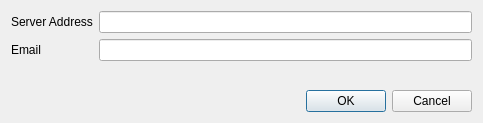
<?xml version="1.0" encoding="UTF-8"?>
<ui version="4.0">
 <class>AccountSettingsDialog</class>
 <widget class="QDialog" name="AccountSettingsDialog">
  <property name="geometry">
   <rect>
    <x>0</x>
    <y>0</y>
    <width>483</width>
    <height>123</height>
   </rect>
  </property>
  <property name="windowTitle">
   <string>Dialog</string>
  </property>
  <layout class="QVBoxLayout" name="verticalLayout">
   <item>
    <layout class="QFormLayout" name="formLayout">
     <item row="0" column="0">
      <widget class="QLabel" name="label">
       <property name="text">
        <string>Server Address</string>
       </property>
      </widget>
     </item>
     <item row="0" column="1">
      <widget class="QLineEdit" name="mServerAddr"/>
     </item>
     <item row="1" column="0">
      <widget class="QLabel" name="label_2">
       <property name="text">
        <string>Email</string>
       </property>
      </widget>
     </item>
     <item row="1" column="1">
      <widget class="QLineEdit" name="mUsername"/>
     </item>
    </layout>
   </item>
   <item>
    <layout class="QHBoxLayout" name="horizontalLayout">
     <item>
      <spacer name="horizontalSpacer">
       <property name="orientation">
        <enum>Qt::Horizontal</enum>
       </property>
       <property name="sizeHint" stdset="0">
        <size>
         <width>40</width>
         <height>20</height>
        </size>
       </property>
      </spacer>
     </item>
     <item>
      <widget class="QPushButton" name="mOkBtn">
       <property name="text">
        <string>OK</string>
       </property>
      </widget>
     </item>
     <item>
      <widget class="QPushButton" name="mCancelBtn">
       <property name="text">
        <string>Cancel</string>
       </property>
      </widget>
     </item>
    </layout>
   </item>
  </layout>
  <zorder>mOkBtn</zorder>
  <zorder>mServerAddr</zorder>
  <zorder>mUsername</zorder>
  <zorder>label</zorder>
  <zorder>label_2</zorder>
  <zorder></zorder>
 </widget>
 <resources/>
 <connections>
  <connection>
   <sender>mCancelBtn</sender>
   <signal>clicked()</signal>
   <receiver>AccountSettingsDialog</receiver>
   <slot>reject()</slot>
   <hints>
    <hint type="sourcelabel">
     <x>472</x>
     <y>108</y>
    </hint>
    <hint type="destinationlabel">
     <x>249</x>
     <y>122</y>
    </hint>
   </hints>
  </connection>
 </connections>
</ui>
